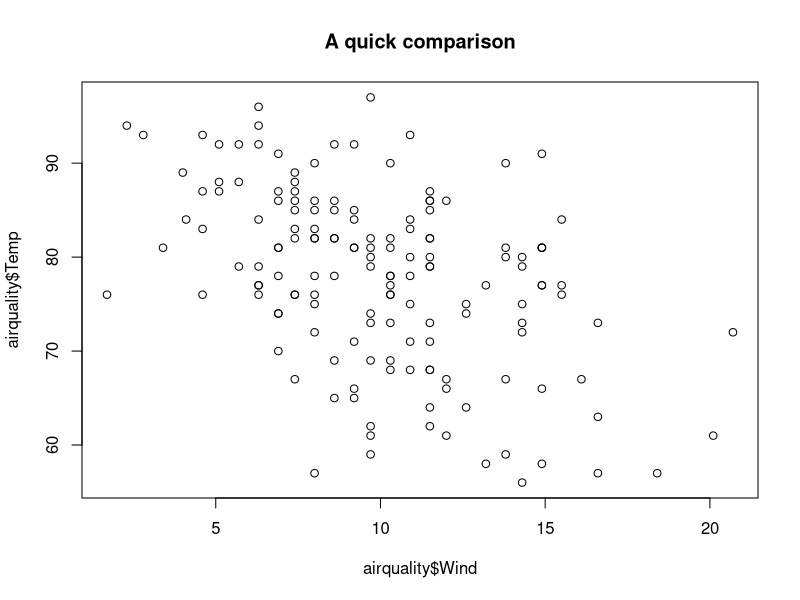
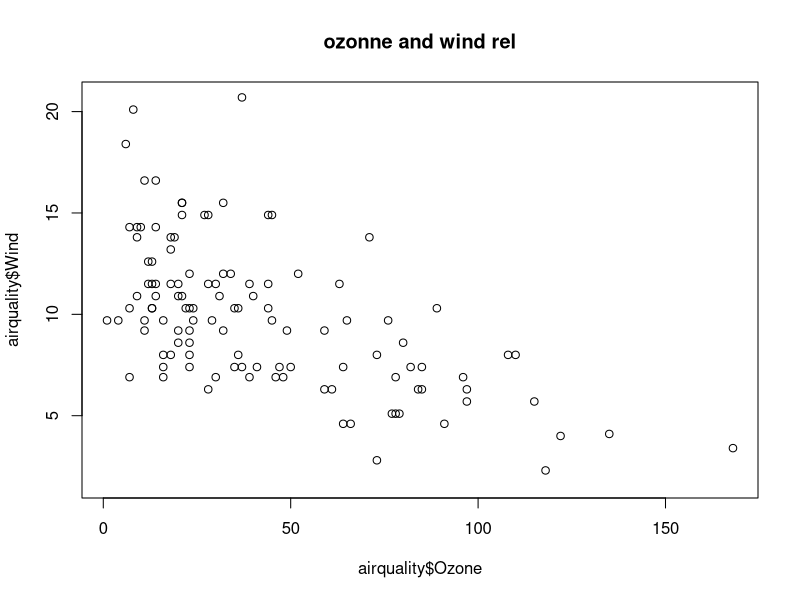
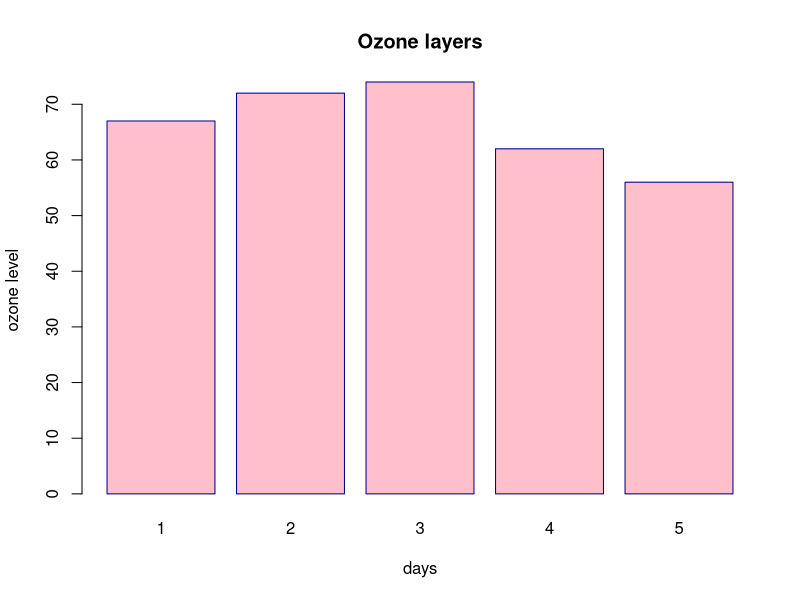

Write R code to recreate these figures, in order.
input <- airquality[,c('Wind', 'Temp')]
print(head(input))

input <- airquality[,c('Wind', 'Temp')]

png = (file = "new")
plot(
    x = airquality$Wind,
    y = airquality$Temp,
    main = "A quick comparison")

input <- airquality[,c('Ozone', 'Wind')]
print(head(input))
input <- airquality[,c('Ozone', 'Wind')]
png = (file = "new2")

plot(x = airquality$Ozone,
     y = airquality$Wind,
     main="ozonne and wind rel")

days <- c("1", "2", "3", "4", "5")
users <- c (67, 72, 74, 62, 56)
IB <- data.frame(days, users)
print(IB)

barplot(height = IB$users, main = 'Ozone layers',
        xlab = "days", ylab = "ozone level",
        names.arg = IB$days, border = "dark blue",
        col = "pink")
